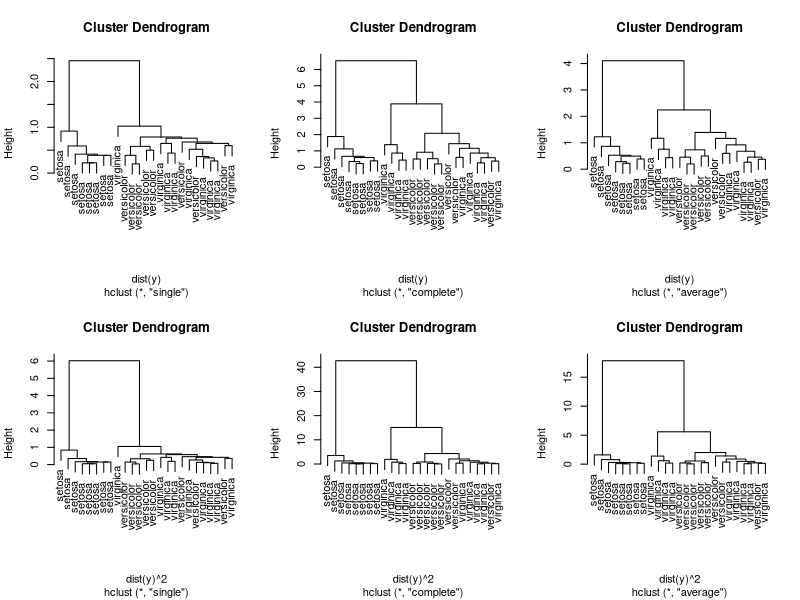

Generate this figure with R:
#19BDS0042 SAMARTH GUPTA

# cluster analysis
# library(mclust) - does gaussian mixture
# model based clustering selects number of clusters
# kmeans() does basic k-means clustering
# hclust() does hierarchical aggomerative clustering
# Use plot() to plot the results.
# See help(hclust) for more.
help(hclust)
# library(cluster) provides lots of agglomerative and divisive
# clustering methods
# Agglomerative hierarchical methods (hclust, agnes)
# - show how to merge smaller clusters into larger ones
# - main differences are in how to calculate between-cluster
# distances ("single", "complete" or "average" linkage)
# * Optimal partitioning methods (kmeans)
# - need to know how many clusters K to produce
# - need an initial clustering
# * Divisive hierarchical methods (diana, mona)
# - show how to break larger clusters into smaller ones
# - attractive when a few large clusters are desired
# - most methods make splits "one variable at a time"
# - computationally nearly impossible to find optimal solutions
data(iris)
names(iris)
y <- as.matrix(iris[,-5])[6*(1:25),] # subsample to make the graphs
rownames(y) <- iris$Species[6*(1:25)] # pretty
# "default" plot orientation
# combine multiple plots into one overall graph, using either the
# par( ) or layout( ) function
# mfrow=c(nrows, ncols) to create a matrix of nrows x ncols plots that are filled in by row.
# mfcol=c(nrows, ncols) fills in the matrix by columns.
par(mfrow=c(2,3))
plot(hclust(dist(y),method="single"))
plot(hclust(dist(y),method="complete"))
plot(hclust(dist(y),method="average"))
plot(hclust(dist(y)^2,method="single"))
plot(hclust(dist(y)^2,method="complete"))
plot(hclust(dist(y)^2,method="average"))